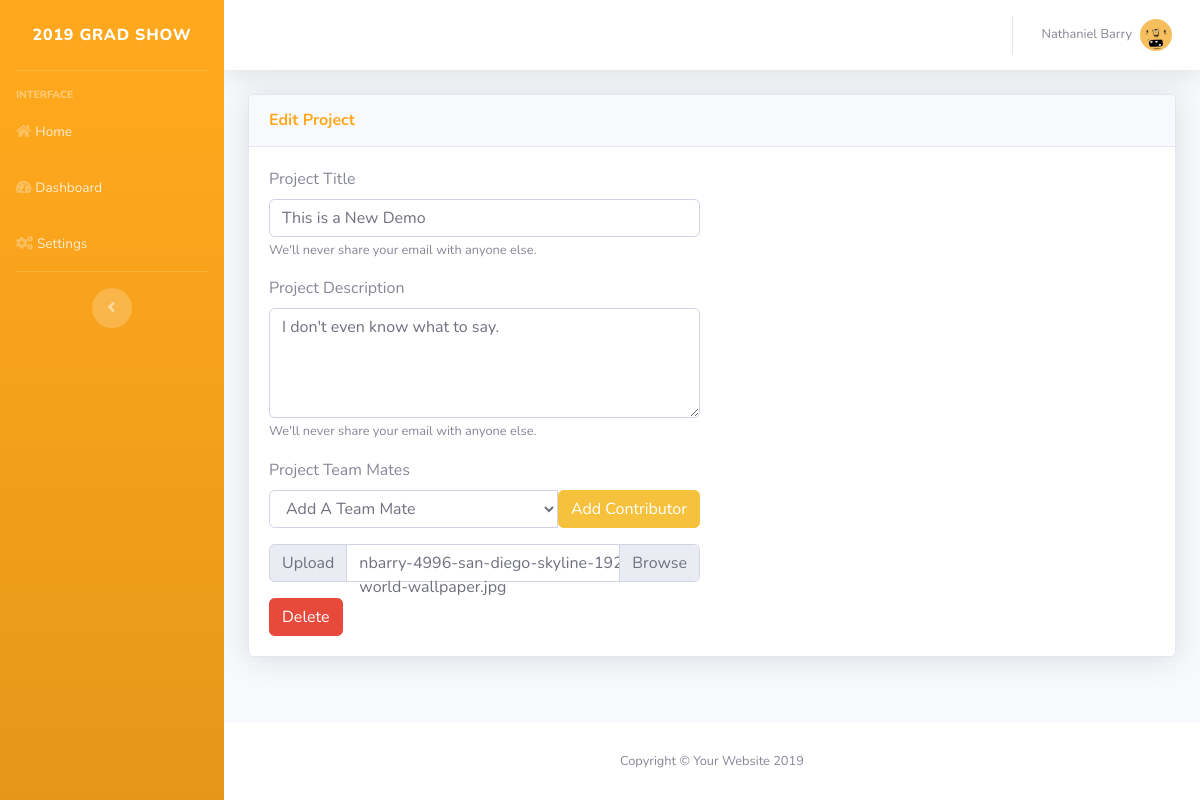
Page /editProjectUpdated.php?id=94 (signed in) on the committed database.
### tables this page shows
CREATE TABLE "admin-nav" (id INTEGER PRIMARY KEY AUTOINCREMENT, title VARCHAR (256), fa VARCHAR (256), path VARCHAR (256));

CREATE TABLE projectsImage (imageId INTEGER PRIMARY KEY AUTOINCREMENT, fileName VARCHAR (256), fileSize INTEGER, fileType VARCHAR (256), projectsId INTEGER REFERENCES projects (id), userId INTEGER REFERENCES user (userImageId));

CREATE TABLE projects (id INTEGER PRIMARY KEY AUTOINCREMENT, title VARCHAR (256), description VARCHAR (256), domain VARCHAR (256), github VARCHAR (256));

### editProjectUpdated.php (the view, shortened to what this page needs)
<?php
include($_SERVER['DOCUMENT_ROOT'] . 'includes/database.php');
$id = $_GET['id'];
include_once($_SERVER['DOCUMENT_ROOT'] . 'parts/head.php');
include_once($_SERVER['DOCUMENT_ROOT'] . 'parts/sidebar.php');
?>
<div id="content-wrapper" class="d-flex flex-column">
    <div id="content">
    <?php include_once($_SERVER['DOCUMENT_ROOT'] . 'parts/topbar.php');?>
        <div class="container-fluid">
            <div class="row">
            <?php
                $result = $db->query("SELECT * FROM 'projects' JOIN 'projectsImage' ON (projectsImage.projectsId = projects.id) WHERE id = $id");
                foreach($result as $row)
                {
            ?>
                <div class="col-lg-12 mb-4">
                    <div class="card shadow mb-4">
                        <div class="card-header py-3">
                            <h6 class="m-0 font-weight-bold text-primary">Edit Project</h6>
                        </div>
                        <div class="card-body">
                                <div class="row">
                                    <div class="col-lg-6">
                                        <div class="form-group">
                                            <label for="projectsTitle">Project Title</label>
                                            <input type="text" class="form-control" id="projectsTitle" name="projectsTitle" aria-describedby="projectsTitleHelp" value='<?php echo $row['title']; ?>' placeholder="Project Title">
                                            <small id="projectsTitleHelp" class="form-text text-muted">We'll never share your email with anyone else.</small>
                                        </div>
                                        <div class="form-group">
                                            <label for="projectsDescription">Project Description</label>
                                            <textarea rows="4" type="text" class="form-control" id="projectsDescription" name="projectsDescription" aria-describedby="projectsDescriptionHelp" placeholder="Project Description"><?php echo $row['description'];?></textarea>
                                            <small id="projectsDescriptionHelp" class="form-text text-muted">We'll never share your email with anyone else.</small>
                                        </div>
                                        <div class="form-group">
                                        <form action='addUsertoProject.php?id=<?php echo $row['id']; ?>' method='post' enctype='multipart/form-data'>
                                            <label for="exampleFormControlSelect1">Project Team Mates</label>
                                            <div class="input-group">
                                            <select class="form-control" name="newUser" id="exampleFormControlSelect1">
                                            <option value="" disabled selected>Add A Team Mate</option>
                                            </select>
                                            <input name="submit" type="submit" class="btn btn-warning" value="Add Contributor">
                                        </div>
                                        </form>
                                        </div>
                                        <div class="form-group">
                                            <div class="input-group">
                                                <div class="input-group-prepend">
                                                    <span class="input-group-text" id="inputGroupFileAddon01">Upload</span>
                                                </div>
                                                <div class="custom-file">
                                                    <div id="uploadImage" class="custom-file-label" for="inputGroupFile01"></div>
                                                </div>
                                            </div>
                                        </div>
                                        <a class="btn btn-danger" href="/deleteProject.php?id=<?php echo $row['id']; ?>">Delete</a>
                                    </div>
                                </div>
                        </div>
                    </div>
                </div>
                <?php
                }
                ?>
            </div>
        </div>
    </div>
<?php
include_once($_SERVER['DOCUMENT_ROOT'] . 'parts/footer.php');
?>
</div>
<?php
include_once($_SERVER['DOCUMENT_ROOT'] . 'parts/close.php');

### parts/sidebar.php (shortened to what this page needs)
<ul class="navbar-nav bg-gradient-primary sidebar sidebar-dark accordion" id="accordionSidebar">
  <a class="sidebar-brand d-flex align-items-center justify-content-center" href="/dash.php">
    <div class="sidebar-brand-text mx-3">2019 Grad Show</div>
  </a>
  <hr class="sidebar-divider">
  <div class="sidebar-heading">
    Interface
  </div>
    <?php
            $result = $db->query("SELECT * FROM 'admin-nav'");
            foreach($result as $row)
            {
                echo '<li class="nav-item">';
                echo '<a class="nav-link" href="'. $row['path'] .'">';
                echo '<i class="fas '. $row['fa'] .'"></i>';
                echo '<span>'. $row['title'] .'</span></a>';
                echo '</li>';
            }
    ?>
  <hr class="sidebar-divider d-none d-md-block">
  <div class="text-center d-none d-md-inline">
    <button class="rounded-circle border-0" id="sidebarToggle"></button>
  </div>
</ul>

### rows in the picture
admin-nav: title "Home"
admin-nav: title "Dashboard"
admin-nav: title "Settings"
projectsimage: projectsTitle "This is a New Demo", projectsDescription "I don't even know what to say."

### other values in the picture
$_SESSION['first'] "Nathaniel"
$_SESSION['last'] "Barry"
